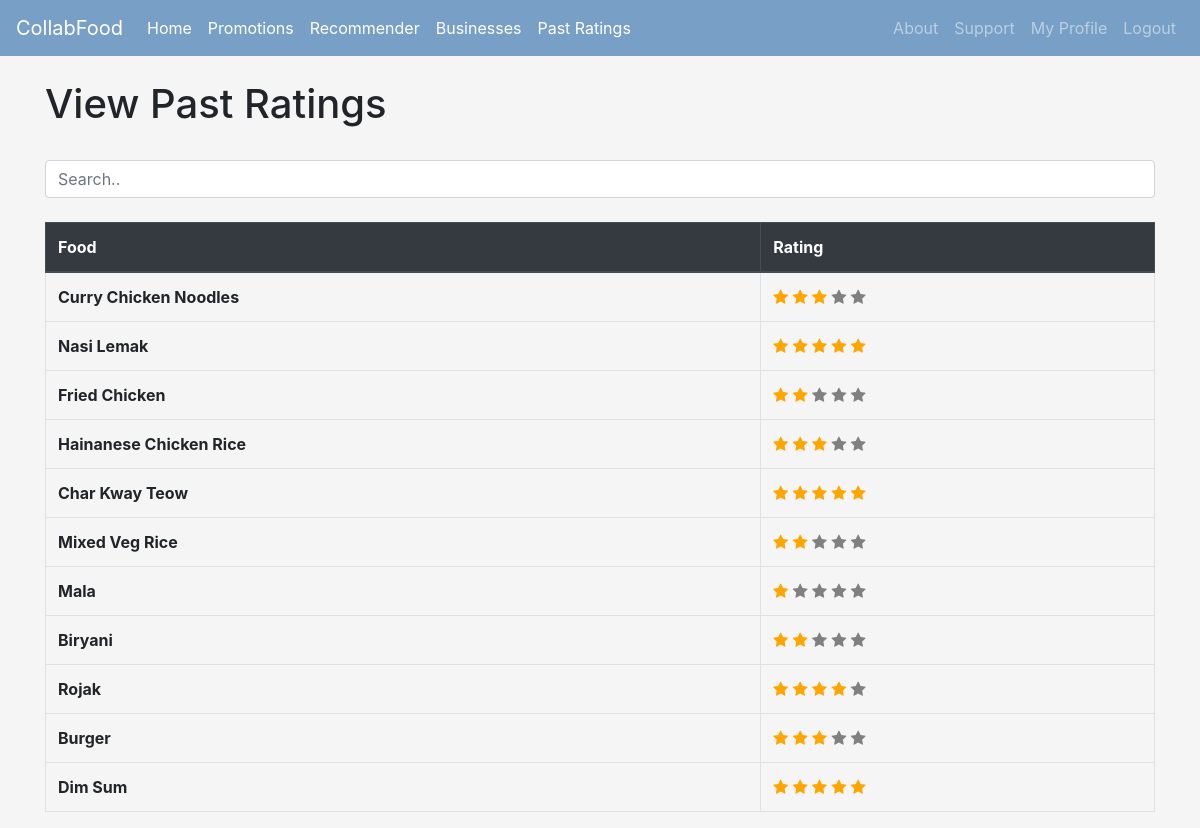
/viewratings (signed in), run on the app's committed database.
### Homepage/models.py (models this page shows, shortened)
class Rating(models.Model):
	user = models.ForeignKey(User, on_delete=models.CASCADE)
	food = models.CharField(max_length=50)
	rating = models.IntegerField(validators=[MinValueValidator(1), MaxValueValidator(5)])

### Homepage/views.py (the view)
# urls.py: path('viewratings', views.view_ratings, name='viewratings'),
@login_required
def view_ratings(request):
	user = request.user
	ratings = Rating.objects.filter(user=user)
	user_type = UserType.objects.get(user=request.user)
	rating_values = [(rating, range(1, rating.rating+1), range(rating.rating+1, 6)) for rating in ratings]
	context = {
		'rating_values': rating_values,
		'user_type': user_type
	}
	return render(request, 'viewratings.html', context)

### Homepage/templates/viewratings.html (shortened to what this page needs)
{% extends 'base.html' %}
{% load custom_filters %}
{% block content %}
<h1>View Past Ratings</h1>
<br>
<input class="form-control" id="searchRatings" type="text" placeholder="Search..">
<br>
<table class="table table-bordered table-hover">
    <thead class="thead-dark">
        <tr>
            <th scope="col">Food</th>
            <th scope="col">Rating</th>
        </tr>
    </thead>
    <tbody id="RatingBody">
        {% for item, checked_range, unchecked_range in rating_values %}
            <tr>
                <th scope="row">{{ item.food }}</th>
                <td>
                    {% for i in checked_range %}
                        <span class="fa fa-star checked"></span>
                    {% endfor %}
                    {% for i in unchecked_range %}
                        <span class="fa fa-star unchecked"></span>
                    {% endfor %}
                </td>
            </tr>
        {% endfor %}
    </tbody>
</table>
{% endblock %}

### Homepage/templates/viewratings.html (style rules this page uses)
.checked { color: orange; }
.unchecked { color: grey; }

### data on the page
Rating: food "Curry Chicken Noodles"
Rating: food "Nasi Lemak"
Rating: food "Fried Chicken"
Rating: food "Hainanese Chicken Rice"
Rating: food "Char Kway Teow"
Rating: food "Mixed Veg Rice"
Rating: food "Mala"
Rating: food "Biryani"
Rating: food "Rojak"
Rating: food "Burger"
Rating: food "Dim Sum"
